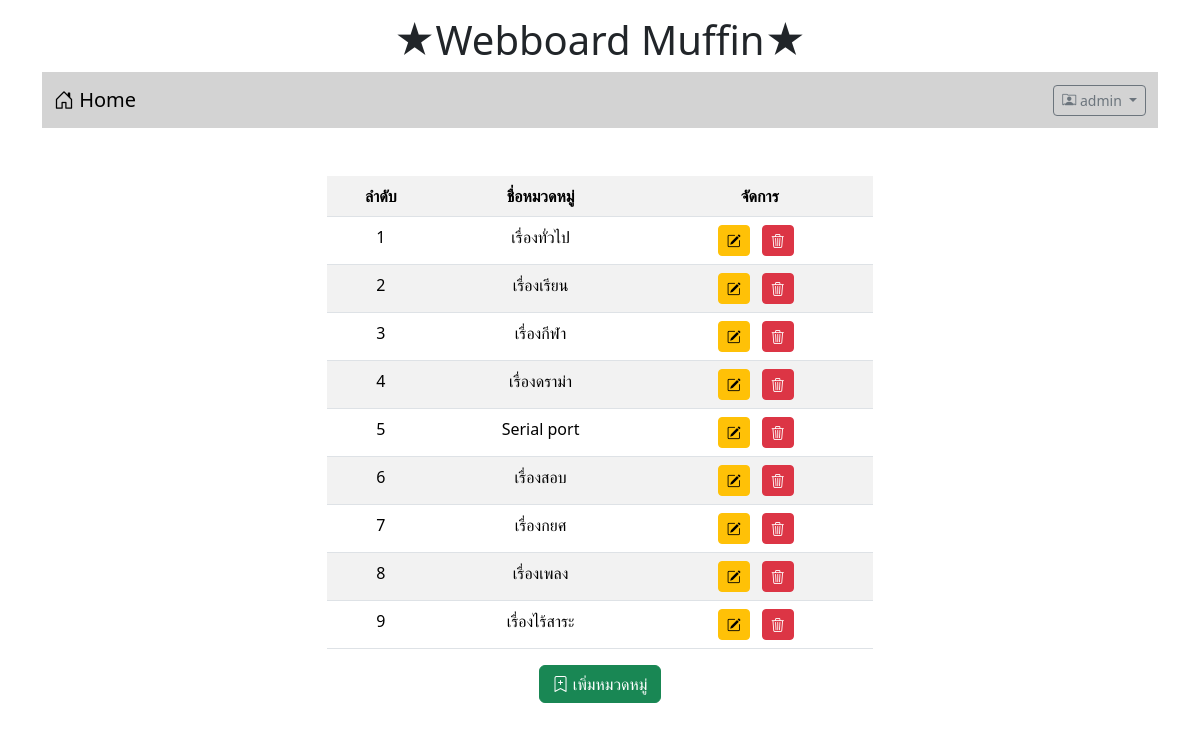
/category.php (signed in), run on the app's committed database.
### tables this page shows
CREATE TABLE `category` (
  `id` int(11) NOT NULL,
  `name` varchar(32) NOT NULL
);

### category.php (the view, shortened to what this page needs)
<!DOCTYPE html>
<html lang="en">
<head>
    <link href="https://cdn.jsdelivr.net/npm/bootstrap@5.3.2/dist/css/bootstrap.min.css" rel="stylesheet">
    <link rel="stylesheet" href="https://cdn.jsdelivr.net/npm/bootstrap-icons@1.11.3/font/bootstrap-icons.min.css">
</head>
<body>
    <div class="container-lg">
        <h1 style="text-align: center;" class="mt-3">★Webboard Muffin★</h1>
        <?php include("nav.php") ?>
        <div class="row mt-4 text-center">
            <div class="col-lg-3 col-md-2 col-sm-1"></div>
            <div class="col-lg-6 col-md-8 col-sm-10">
                <table class="table table-striped mt-4">
                    <tr>
                        <th>ลำดับ</th>
                        <th>ชื่อหมวดหมู่</th>
                        <th>จัดการ</th>
                    </tr>
                    <?php
                        $conn = new PDO("mysql:host=localhost;dbname=webboard;charset=utf8","root","");
                        $sql = "SELECT * FROM category";
                        $n = 1;
                        foreach($conn->query($sql) as $row){
                    ?>
                    <tr>
                        <td> <?=$n?> </td>
                        <td> <?=$row['name']?> </td>
                        <td>
                            <span class='me-2 mt-2'><a href="#" class='btn btn-warning btn-sm' ><i class='bi bi-pencil-square'></i></a></span>
                            <span class='me-2 mt-2'><a href="#" class='btn btn-danger btn-sm' ><i class='bi bi-trash3'></i></a></span>
                        </td>
                    </tr>
                    <?php
                        $n++;
                        }
                    ?>
                </table>
                    <button type="button" class="btn btn-success" data-bs-toggle="modal" data-bs-target="#modal">
                        <i class="bi bi-bookmark-plus"></i> เพิ่มหมวดหมู่
                    </button>
            </div>
            <div class="col-lg-3 col-md-2 col-sm-1"></div>
        </div>
    </div>
</body>
</html>

### data on the page
category: name "เรื่องทั่วไป"
category: name "เรื่องเรียน"
category: name "เรื่องกีฬา"
category: name "เรื่องดราม่า"
category: name "Serial port"
category: name "เรื่องสอบ"
category: name "เรื่องกยศ"
category: name "เรื่องเพลง"
category: name "เรื่องไร้สาระ"

### other printed values
$_SESSION['username'] "admin"
